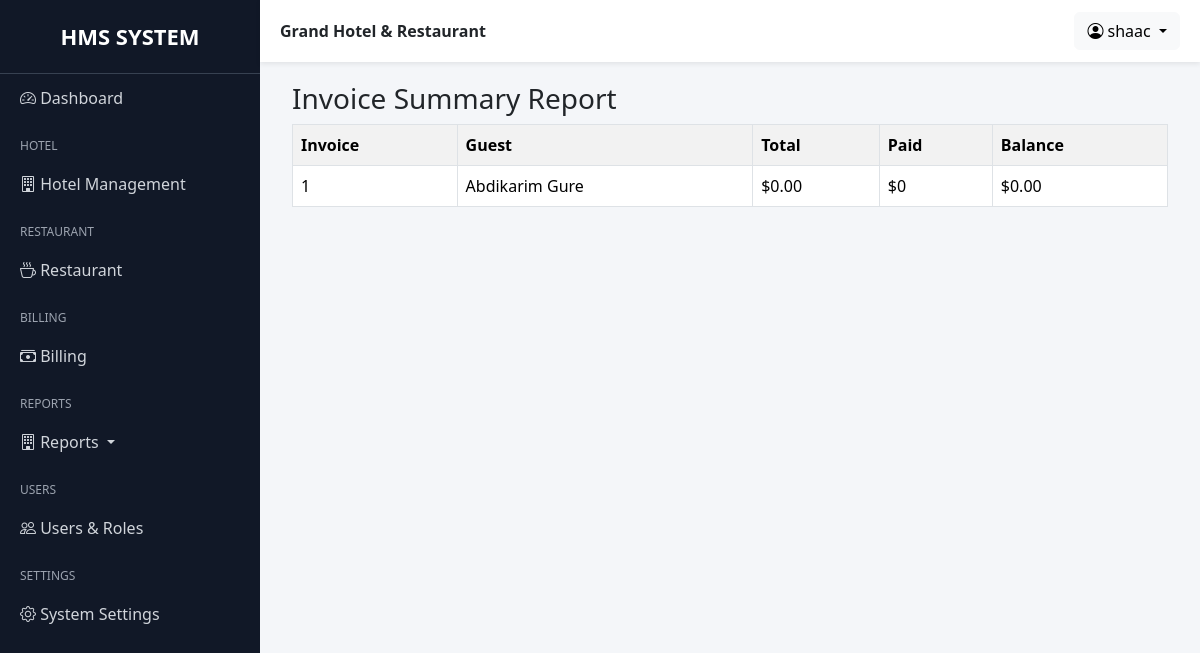
Screenshot of /grand/billing/reports/invoice-summary/ (signed in) with the database file from the repository.
### billing/models.py (models this page shows, shortened)
class Invoice(models.Model):
    booking = models.OneToOneField(Booking,on_delete=models.CASCADE,related_name="invoice")
    restaurant_total = models.DecimalField(max_digits=8,decimal_places=2,default=0)
    room_total = models.DecimalField(max_digits=8,decimal_places=2,default=0)
    service_total = models.DecimalField(max_digits=10, decimal_places=2,default=0)
    discount = models.DecimalField(max_digits=5,decimal_places=2,default=0)
    total = models.DecimalField(max_digits=10,decimal_places=2)
    created = models.DateTimeField(auto_now_add=True, blank=True, null=True)
    created_by = models.ForeignKey(
            User,
            on_delete=models.SET_NULL,
            null=True,
            blank=True
        )

### hotel/models.py (models this page shows, shortened)
class Booking(models.Model):
    BOOKING_STATUS = (
        ("reserved", "Reserved"),
        ("checked_in", "Checked In"),
        ("checked_out", "Checked Out"),
        ("cancelled", "Cancelled"),
    )
    guest = models.ForeignKey(Guest, on_delete=models.PROTECT)
    room = models.ForeignKey(Room, on_delete=models.PROTECT)
    check_in = models.DateField()
    check_out = models.DateField(blank=True, null=True)
    status = models.CharField(max_length=20, default="checked_in")
    with_ac = models.BooleanField(default=False)
    room_price = models.DecimalField(max_digits=8, decimal_places=2, blank=True, null=True)
    actual_check_in_at = models.DateTimeField(null=True, blank=True)
    actual_check_out_at = models.DateTimeField(null=True, blank=True)
    late_checkout_approved = models.BooleanField(default=False)
    late_checkout_charge = models.DecimalField(max_digits=8, decimal_places=2, default=Decimal("0.00"))
    created = models.DateTimeField(auto_now_add=True)
    created_by = models.ForeignKey(User, on_delete=models.SET_NULL, null=True, blank=True)
    updated = models.DateTimeField(auto_now=True)
    updated_by = models.ForeignKey(
        User, on_delete=models.SET_NULL, null=True, blank=True,
        related_name="booking_updated_by"
    )

class Guest(models.Model):
    first_name = models.CharField(max_length=100)
    last_name = models.CharField(max_length=100)
    phone = models.CharField(max_length=20)
    email = models.EmailField(blank=True, null=True)
    address = models.CharField(max_length=200, blank=True)
    created = models.DateTimeField(auto_now_add=True, blank=True, null=True)
    created_by = models.ForeignKey(User, on_delete=models.SET_NULL, null=True, blank=True)
    def __str__(self):
        return f"{self.first_name} {self.last_name}"

### billing/report_views.py (the view)
# urls.py: path("reports/invoice-summary/",InvoiceSummaryReportView.as_view(),name="invoice_summary_report"),
class InvoiceSummaryReportView(TemplateView):
    template_name = "reports/billing/invoice_summary.html"
    def get_context_data(self, **kwargs):
        context = super().get_context_data(**kwargs)
        report = []
        invoices = Invoice.objects.all()
        for invoice in invoices:
            paid = Payment.objects.filter(
                invoice=invoice
            ).aggregate(
                total=Sum("amount")
            )["total"] or 0
            balance = invoice.total - paid
            report.append({
                "invoice": invoice,
                "total": invoice.total,
                "paid": paid,
                "balance": balance
            })
        context["report"] = report
        return context

### templates/reports/billing/invoice_summary.html
{% extends "base.html" %}
{% block content %}
<div class="container">
    <h3>Invoice Summary Report</h3>
    <table class="table table-bordered table-striped">
        <tr>
            <th>Invoice</th>
            <th>Guest</th>
            <th>Total</th>
            <th>Paid</th>
            <th>Balance</th>
        </tr>
        {% for row in report %}
        <tr>
            <td>{{ row.invoice.id }}</td>
            <td>
                {{ row.invoice.booking.guest }}
            </td>
            <td>${{ row.total }}</td>
            <td>${{ row.paid }}</td>
            <td>${{ row.balance }}</td>
        </tr>
        {% endfor %}
    </table>
</div>
{% endblock %}

### templates/base.html (shortened to what this page needs)
{% load static %}
<!DOCTYPE html>
<html lang="en">
<head>
    <link
        href="https://cdn.jsdelivr.net/npm/bootstrap@5.3.3/dist/css/bootstrap.min.css"
        rel="stylesheet">
    <link
        rel="stylesheet"
        href="https://cdn.jsdelivr.net/npm/bootstrap-icons@1.11.3/font/bootstrap-icons.min.css">
</head>
<body>
<div class="sidebar"
     id="sidebar">
    <div class="logo">
        HMS SYSTEM
    </div>
    <a href="">
        <i class="bi bi-speedometer2"></i>
        Dashboard
    </a>
    <div class="menu-title">
        Hotel
    </div>
    <a data-bs-toggle="collapse"
       href="#hotelMenu">
        <i class="bi bi-building"></i>
        Hotel Management
    </a>
    <div class="menu-title">
        Restaurant
    </div>
    <a data-bs-toggle="collapse"
       href="#restaurantMenu">
        <i class="bi bi-cup-hot"></i>
        Restaurant
    </a>
    <div class="menu-title">
        Billing
    </div>
    <a data-bs-toggle="collapse"
       href="#billingMenu">
        <i class="bi bi-cash-stack"></i>
        Billing
    </a>
    <div class="menu-title">Reports</div>
    <a class="dropdown-toggle" data-bs-toggle="collapse" href="#reportMenu">
        <i class="bi bi-building"></i>
        Reports
    </a>
    <div class="menu-title">
        Users
    </div>
    <a data-bs-toggle="collapse"
       href="#usersMenu">
        <i class="bi bi-people"></i>
        Users & Roles
    </a>
    <div class="menu-title">
        Settings
    </div>
    <a href="">
        <i class="bi bi-gear"></i>
        System Settings
    </a>
</div>
<div class="main-content">
    <div class="topbar d-flex justify-content-between align-items-center">
        <div>
            <strong>
                Grand Hotel & Restaurant
            </strong>
        </div>
        <div class="dropdown">
            <button class="btn btn-light dropdown-toggle"
                    data-bs-toggle="dropdown">
                <i class="bi bi-person-circle"></i>
                {{ request.user }}
            </button>
        </div>
    </div>
    <div class="page-content">
        {% block content %}
        {% endblock %}
    </div>
</div>
</body>
</html>

### templates/base.html (style rules this page uses)
body { overflow-x: hidden; background: #f4f6f9; }
.sidebar { width: 260px; min-height: 100vh; background: #111827; position: fixed; top: 0; left: 0; overflow-y: auto; overflow-x: hidden; scrollbar-width:thin; }
.sidebar .logo { padding: 20px; font-size: 22px; font-weight: bold; text-align: center; color: #fff; border-bottom: 1px solid #374151; }
.sidebar a { color: #d1d5db; text-decoration: none; display: block; padding: 12px 20px; transition: 0.3s; }
.sidebar .menu-title { color: #9ca3af; font-size: 12px; text-transform: uppercase; padding: 15px 20px 5px; }
.main-content { margin-left: 260px; min-height: 100vh; }
.topbar { background: white; padding: 12px 20px; box-shadow: 0 2px 5px rgba(0,0,0,0.08); position: sticky; top: 0; z-index: 1000; }
.page-content { padding: 20px; }

### rows the page displays
Invoice: invoice.id "1", invoice.booking.guest "Abdikarim Gure", total "0.00", paid "0", balance "0.00"

### other values shown
{{ request.user }} "shaac"
